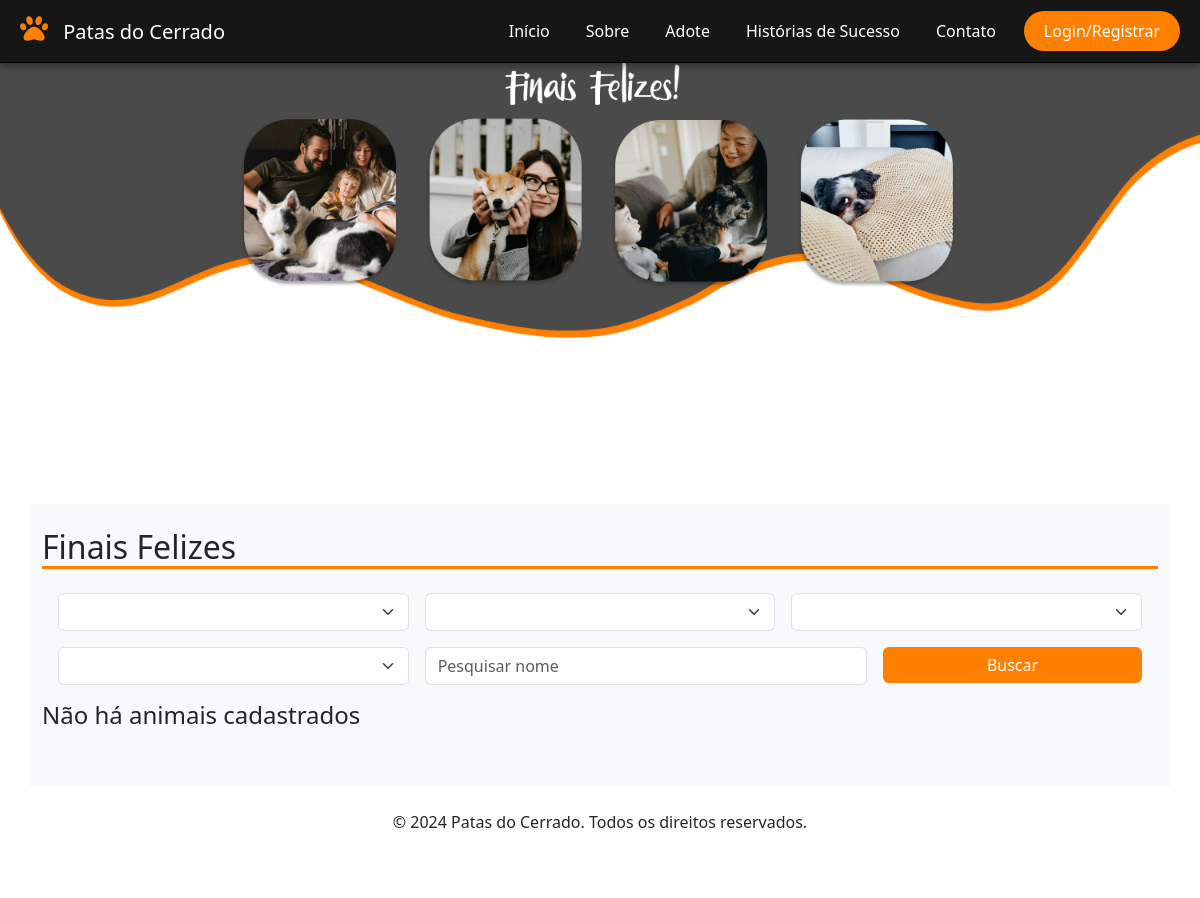
Page /FinaisFelizes on the earlier database version.
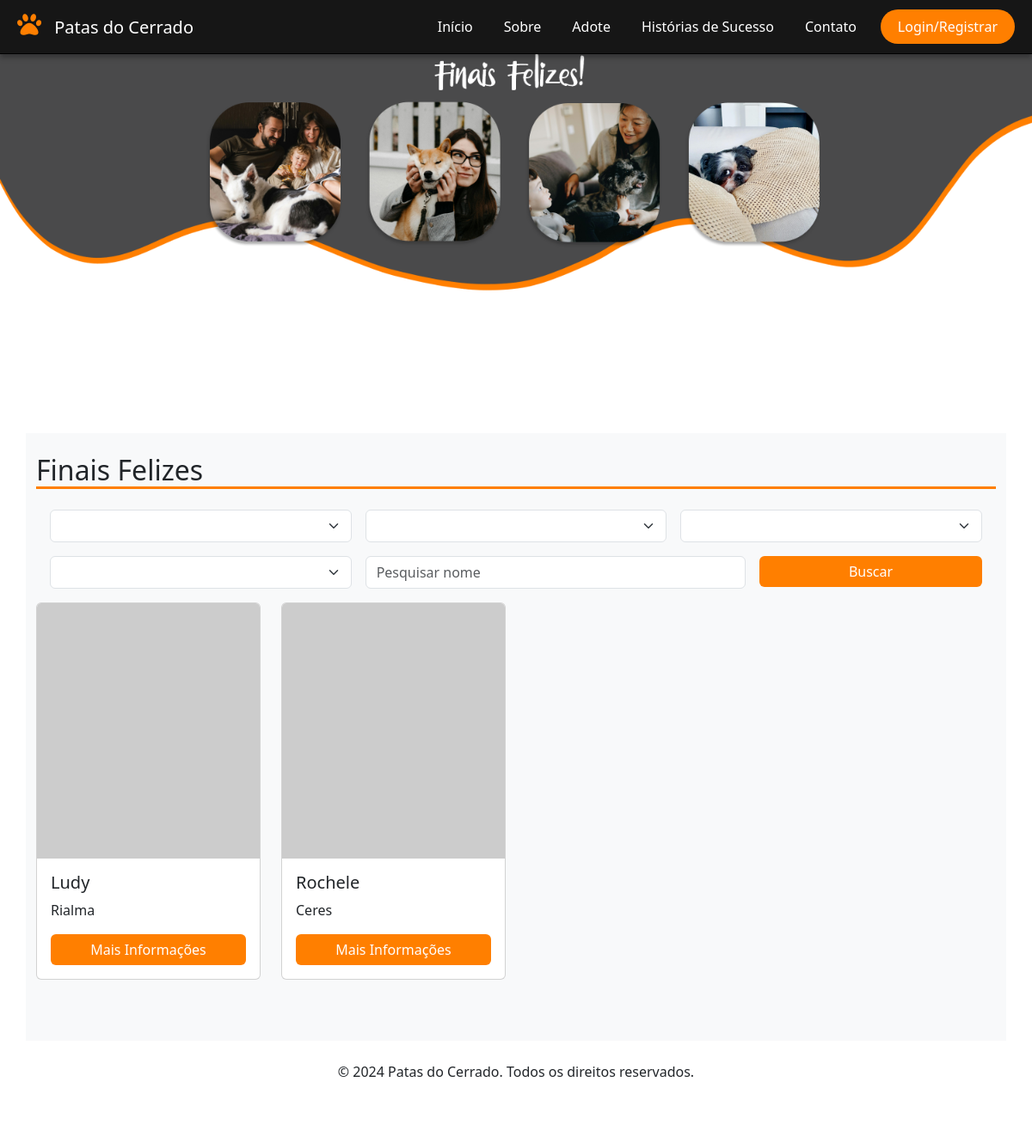
Same page on the later database version.
### tables this page shows
CREATE TABLE IF NOT EXISTS `animal` (
    `ID` INT NOT NULL AUTO_INCREMENT,
    `nome` VARCHAR(100) NOT NULL,
    `foto` BLOB NULL,
    `descricao` VARCHAR(200) NULL,
    `usuario_ID` INT NOT NULL,
    `cidade_ID` INT NOT NULL,
    `porte_ID` INT NOT NULL,
    `idade_ID` INT NOT NULL,
    `especie_ID` INT NOT NULL,
    `genero_ID` INT NOT NULL,
    `animalcol` VARCHAR(45) NULL,
    `statusAdocao_ID` INT NOT NULL,
    PRIMARY KEY (`ID`),
    CONSTRAINT `fk_animal_usuario1`
        FOREIGN KEY (`usuario_ID`)
        REFERENCES `usuario` (`ID`)
        ON DELETE NO ACTION
        ON UPDATE NO ACTION,
	CONSTRAINT `fk_animal_cidade`
        FOREIGN KEY (`cidade_ID`)
        REFERENCES `cidade` (`ID`)
        ON DELETE NO ACTION
        ON UPDATE NO ACTION,
    CONSTRAINT `fk_animal_porte1`
        FOREIGN KEY (`porte_ID`)
        REFERENCES `porte` (`ID`)
        ON DELETE NO ACTION
        ON UPDATE NO ACTION,
    CONSTRAINT `fk_animal_idade1`
        FOREIGN KEY (`idade_ID`)
        REFERENCES `idade` (`ID`)
        ON DELETE NO ACTION
        ON UPDATE NO ACTION,
    CONSTRAINT `fk_animal_especie1`
        FOREIGN KEY (`especie_ID`)
        REFERENCES `especie` (`ID`)
        ON DELETE NO ACTION
        ON UPDATE NO ACTION,
    CONSTRAINT `fk_animal_genero1`
        FOREIGN KEY (`genero_ID`)
        REFERENCES `genero` (`ID`)
        ON DELETE NO ACTION
        ON UPDATE NO ACTION,
    CONSTRAINT `fk_animal_statusAdoção1`
        FOREIGN KEY (`statusAdocao_ID`)
        REFERENCES `statusAdocao` (`ID`)
        ON DELETE NO ACTION
        ON UPDATE NO ACTION);

CREATE TABLE IF NOT EXISTS `cidade` (
	`ID` INT NOT NULL AUTO_INCREMENT,
	`nome` VARCHAR(100) NOT NULL,
	PRIMARY KEY (`ID`));

### Controller/FinaisFelizes.php (called while the page is built, shortened)
<?php
    class FinaisFelizes extends Controller{
        public function index(){
            $animais = new Animal();
            $form = new Formulario();
            $data['especies'] = $form->listarTabela('especie');
            $data['generos'] = $form->listarTabela('genero');
            $data['portes'] = $form->listarTabela('porte');
            $data['cidades'] = $form->listarTabela('cidade');
            $join = "cidade ON animal.cidade_ID = cidade.ID";
            $order = "animal.ID DESC";
            $fields = "animal.ID, animal.nome AS 'animalNome', cidade.nome AS 'cidadeNome'";
            $where['animal.statusAdocao_ID'] = "statusAdocao_ID = 2";
            $where = implode(" AND ", $where);
            $data['animais'] = $animais->select($join, $where, $order, null, $fields);
            $this->view('finaisfelizes', $data);
        }
    }

### Core/App.php (called while the page is built, shortened)
<?php
    class App{
        private $method = "index";
        private function separarURL(){
            $URL = $_GET['url'] ?? 'home';
            $URL = explode("/", trim($URL, "/"));
            return $URL;
        }
        public function carregarController(){
            $URL = $this->separarURL();
            $controller = new $this->controller;
            call_user_func_array([$controller, $this->method], $URL);
        }
    }

### index.php (called while the page is built, shortened)
<?php
    $app = new App;
    $app->carregarController();

### Core/Database.php (called while the page is built, shortened)
<?php
    Trait Database{
        private $connection;
        private function connect(){
            try{
                $db = "mysql:hostname=".DB_host.";dbname=".DB_name;
                $this->connection = new PDO($db, DB_user, DB_password);
                $this->connection->setAttribute(PDO::ATTR_ERRMODE,PDO::ERRMODE_EXCEPTION);
              }catch(PDOException $e){
                die('ERROR: '.$e->getMessage());
              }
        }
        public function query($query, $data = []){
                $stm = $this->connection->prepare($query);
                $check = $stm->execute($data);
                if($check){
                    $result = $stm->fetchAll(PDO::FETCH_OBJ);
                    if(is_array($result) && count($result)){
                        return $result;
                    }
                }
                return [];
        }
    }

### Core/Model.php (called while the page is built, shortened)
<?php
    class Model{
        protected $table;
        public function select($join = null, $where = null, $order = null, $limit = null,$fields = '*'){
            @$join = strlen($join) ? 'INNER JOIN '.$join : '';
            @$where = strlen($where) ? 'WHERE '.$where : '';
            @$order = strlen($order) ? 'ORDER BY '.$order : '';
            @$limit = strlen($limit) ? 'LIMIT '.$limit : '';
            $query = 'SELECT '.$fields.' FROM '.$this->table.' '.$join.' '.$where.' '.$order.' '.$limit;
            return $this->query($query);
        }
    }

### View/finaisfelizes.view.php (the view, shortened to what the changed rows need)
<!DOCTYPE html>
    <html lang="en">
        <head>
            <link href="assets/css/bootstrap/css/bootstrap.min.css" rel="stylesheet">
            <link href="https://cdnjs.cloudflare.com/ajax/libs/font-awesome/5.15.4/css/all.min.css" rel="stylesheet">
            <link href="assets/css/dropdown.css" rel="stylesheet">
        </head>
        <body>
            <div class="container pt-4 pb-5 bg-light">
                <h2>
                    Finais Felizes
                </h2>
                <div class="row">
                    <?php
                        if(!empty($animais)){
                            foreach($animais as $x){
                            ?>
                                <div class="col-sm-12 col-md-6 col-lg-3">
                                    <div class="card" style="width: 100%">
                                        <img src="https://via.placeholder.com/400x300" class="card-img-top" alt="Pet 1">
                                        <div class="card-body">
                                            <h5 class="card-title">
                                                <?php
                                                    echo $x->animalNome;
                                                ?>
                                            </h5>
                                            <p class="card-text">
                                                <?php
                                                    echo $x->cidadeNome;
                                                ?>
                                            </p>
                                            <a href="adopt?pet=rex" class="btn btn-primary">Mais Informações</a>
                                        </div>
                                    </div>
                                </div>
                            <?php
                            }
                        }else{
                            ?>
                                <h4>Não há animais cadastrados</h4>
                            <?php
                        }
                    ?>
                </div>
            </div>
        </body>
    </html>

Differences in the rows shown:
added animal: nome "Ludy", cidade_ID.nome "Rialma"
added animal: nome "Rochele", cidade_ID.nome "Ceres"
Other differences:
text no longer shown: "Não há animais cadastrados"
